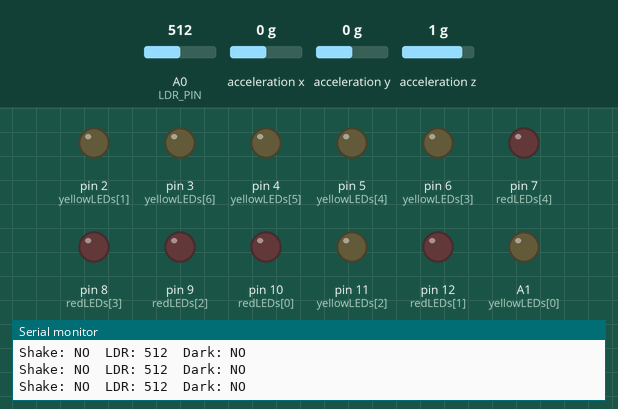
Recording of a sketch running on a simulated Arduino Uno, built with avr-gcc and run on an emulated ATmega328P. On the bench: output pins drawn as LEDs (lit = HIGH), the last lines printed to the serial monitor. Wiring (inferred from the names in the program): MPU-6050 motion sensor at I2C address 0x68. The test bench sets the inputs (shaded band); at power-on: A0 (LDR_PIN) = 512, acceleration x 0 g, acceleration y 0 g, acceleration z 1 g.

Above: at 1.3 s.
1.4 s: A0 (LDR_PIN) set to 413
4.4 s: A0 (LDR_PIN) set to 393
At 5.6 s:
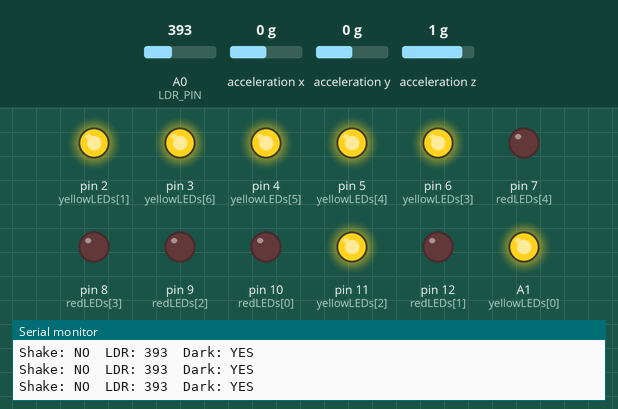
5.9 s: acceleration x set to -1.4 g
At 7.0 s:
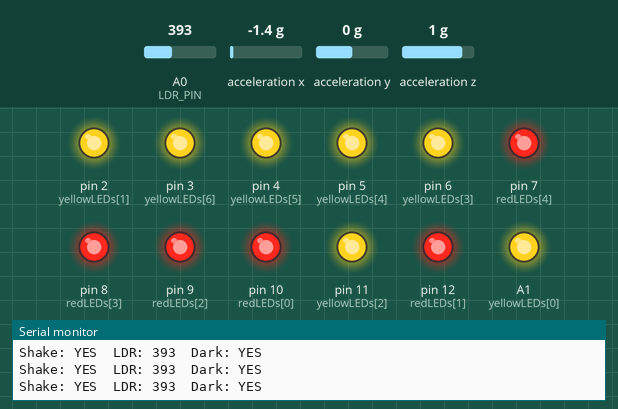
Timing chart, 0 to 18.4 s (numbered marks = the images above; inputs shaded):
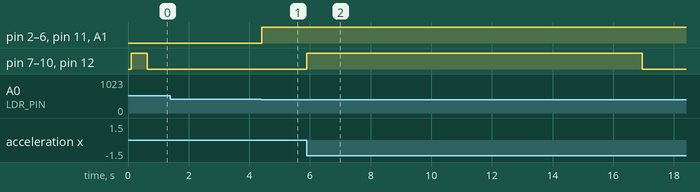

Measured:
- the behaviour switches between 400 and 399 on A0 (LDR_PIN) (found by bisection; images 0 and 1)
- after the input at 4.4 s, pin 2 (yellowLEDs[1]), pin 3 (yellowLEDs[6]), pin 4 (yellowLEDs[5]), pin 5 (yellowLEDs[4]), pin 6 (yellowLEDs[3]), pin 11 (yellowLEDs[2]), A1 (yellowLEDs[0]): LOW → HIGH at once
- after the input at 5.9 s, pin 7 (redLEDs[4]), pin 8 (redLEDs[3]), pin 9 (redLEDs[2]), pin 10 (redLEDs[0]), pin 12 (redLEDs[1]): LOW → HIGH at once, → LOW 11.1 s later

The sketch:

sketch_aug8a.ino
```cpp
#include <Wire.h>

const int MPU_ADDR = 0x68;
const int LDR_PIN = A0;

// Red LEDs – earthquake warning
const int redLEDs[] = {10, 12, 9, 8, 7};

// Yellow LEDs – automatic night‑light
const int yellowLEDs[] = {A1, 2, 11, 6, 5, 4, 3};

// Vibration parameters (tune if needed)
const float GRAV_ALPHA = 0.008;
const float VIBE_THRESHOLD = 0.12;
const unsigned long HOLD_TIME = 600;   // red LEDs stay on 600ms after last shake

// Night‑light threshold (LDR reading below this = dark)
const int DARK_THRESHOLD = 400;       // adjust based on your ambient light

float grav_ax = 0, grav_ay = 0, grav_az = 1.0;
unsigned long lastShakeTime = 0;

void setup() {
  Wire.begin();
  Serial.begin(9600);

  // Wake MPU6050
  Wire.beginTransmission(MPU_ADDR);
  Wire.write(0x6B);
  Wire.write(0x00);
  Wire.endTransmission(true);
  delay(100);

  // Set LED pins as outputs
  for (int i = 0; i < 5; i++) pinMode(redLEDs[i], OUTPUT);
  for (int i = 0; i < 7; i++) pinMode(yellowLEDs[i], OUTPUT);

  // Ensure all LEDs are off initially
  for (int i = 0; i < 5; i++) digitalWrite(redLEDs[i], LOW);
  for (int i = 0; i < 7; i++) digitalWrite(yellowLEDs[i], LOW);

  Serial.println("System ready (Earthquake + Night‑Light).");
}

void loop() {
  // ---------- EARTHQUAKE DETECTION (MPU6050) ----------
  int16_t ax, ay, az;
  Wire.beginTransmission(MPU_ADDR);
  Wire.write(0x3B);
  Wire.endTransmission(false);
  Wire.requestFrom(MPU_ADDR, 6);

  if (Wire.available() == 6) {
    ax = Wire.read() << 8 | Wire.read();
    ay = Wire.read() << 8 | Wire.read();
    az = Wire.read() << 8 | Wire.read();

    float ax_g = ax / 16384.0;
    float ay_g = ay / 16384.0;
    float az_g = az / 16384.0;

    // Slow gravity estimate (low‑pass filter)
    grav_ax = grav_ax * (1.0 - GRAV_ALPHA) + ax_g * GRAV_ALPHA;
    grav_ay = grav_ay * (1.0 - GRAV_ALPHA) + ay_g * GRAV_ALPHA;
    grav_az = grav_az * (1.0 - GRAV_ALPHA) + az_g * GRAV_ALPHA;

    // Dynamic acceleration (shake component)
    float dyn_ax = ax_g - grav_ax;
    float dyn_ay = ay_g - grav_ay;
    float dyn_az = az_g - grav_az;
    float dyn_mag = sqrt(dyn_ax*dyn_ax + dyn_ay*dyn_ay + dyn_az*dyn_az);

    if (dyn_mag > VIBE_THRESHOLD) {
      lastShakeTime = millis();
    }
  }

  // Turn on red LEDs if a shake was detected recently
  bool earthquakeActive = (millis() - lastShakeTime < HOLD_TIME);
  for (int i = 0; i < 5; i++) {
    digitalWrite(redLEDs[i], earthquakeActive ? HIGH : LOW);
  }

  // ---------- NIGHT LIGHT (LDR) ----------
  int ldrValue = analogRead(LDR_PIN);
  bool dark = (ldrValue < DARK_THRESHOLD);
  for (int i = 0; i < 7; i++) {
    digitalWrite(yellowLEDs[i], dark ? HIGH : LOW);
  }

  // Debug output (can be commented out later)
  Serial.print("Shake: "); Serial.print(earthquakeActive ? "YES" : "NO");
  Serial.print("  LDR: "); Serial.print(ldrValue);
  Serial.print("  Dark: "); Serial.println(dark ? "YES" : "NO");

  delay(20);
}
```
